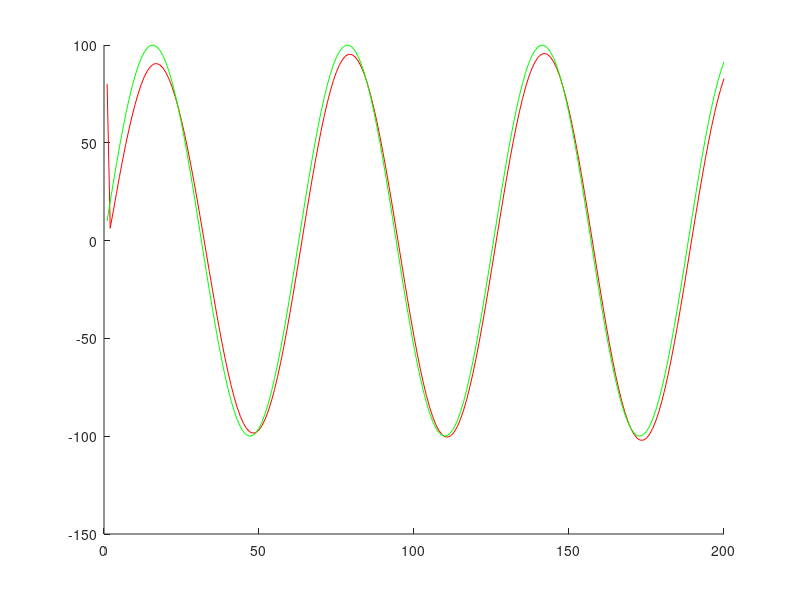

Here is the MATLAB script that generated this plot:
clear all;
close all;
rng('default');

%init
noNeurons = 100;
state_t = ones(1,noNeurons);
state_prev = state_t;


%parameters
lambda=0.2;
epsilon = 1; % learning rate

a_deviation = 0.1;
rndMean = 0;
a = a_deviation.*randn(noNeurons,noNeurons) + rndMean; 

b_deviation = 1;
b = b_deviation.*randn(noNeurons,1) + rndMean;

w = ones(1,noNeurons);

x = 0;
loops = 200;

y_t = 100.*sin(0.1.*(1:loops));
y = ones(loops,1);

for k=1:loops
    %% t+1
    for i=1:noNeurons
        activity = 0;
        for j=1:noNeurons
            activity = activity + a(i,j)*state_prev(j);
        end
        state_t(i) = (1-lambda)*state_prev(i) + lambda*tanh(activity+b(i)*x);
    end
    state_prev = state_t;
    
    y(k)=sum(w.*state_t);
    
    %online adaption
    normalize = norm(state_t)^2;
    dy = y_t(k)-y(k);
    for i = 1:noNeurons
        w(i) = w(i) + epsilon*(dy*state_t(i))/normalize;
    end
end

hold on
%figure(1);
plot(1:loops,y,'r');

%figure(2);
plot(1:loops,y_t,'g');
hold off
